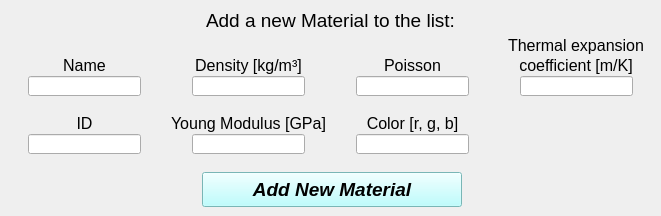
    <widget class="QWidget" name="tab_add_material">
     <attribute name="title">
      <string>Add</string>
     </attribute>
     <widget class="QLineEdit" name="lineEdit_color">
      <property name="geometry">
       <rect>
        <x>356</x>
        <y>134</y>
        <width>113</width>
        <height>20</height>
       </rect>
      </property>
      <property name="font">
       <font>
        <family>Arial</family>
        <pointsize>11</pointsize>
        <weight>75</weight>
        <italic>false</italic>
        <bold>true</bold>
       </font>
      </property>
      <property name="alignment">
       <set>Qt::AlignCenter</set>
      </property>
     </widget>
     <widget class="QLineEdit" name="lineEdit_id">
      <property name="geometry">
       <rect>
        <x>28</x>
        <y>134</y>
        <width>113</width>
        <height>20</height>
       </rect>
      </property>
      <property name="font">
       <font>
        <family>Arial</family>
        <pointsize>11</pointsize>
        <weight>75</weight>
        <italic>false</italic>
        <bold>true</bold>
       </font>
      </property>
      <property name="alignment">
       <set>Qt::AlignCenter</set>
      </property>
     </widget>
     <widget class="QLabel" name="YoungMod_label">
      <property name="geometry">
       <rect>
        <x>162</x>
        <y>114</y>
        <width>173</width>
        <height>20</height>
       </rect>
      </property>
      <property name="font">
       <font>
        <italic>false</italic>
       </font>
      </property>
      <property name="text">
       <string>&lt;html&gt;&lt;head/&gt;&lt;body&gt;&lt;p align=&quot;center&quot;&gt;&lt;span style=&quot; font-size:12pt;&quot;&gt;Young Modulus [GPa]&lt;/span&gt;&lt;/p&gt;&lt;/body&gt;&lt;/html&gt;</string>
      </property>
     </widget>
     <widget class="QLineEdit" name="lineEdit_poisson">
      <property name="geometry">
       <rect>
        <x>356</x>
        <y>76</y>
        <width>113</width>
        <height>20</height>
       </rect>
      </property>
      <property name="font">
       <font>
        <family>Arial</family>
        <pointsize>11</pointsize>
        <weight>75</weight>
        <italic>false</italic>
        <bold>true</bold>
       </font>
      </property>
      <property name="alignment">
       <set>Qt::AlignCenter</set>
      </property>
     </widget>
     <widget class="QLabel" name="Name_label">
      <property name="geometry">
       <rect>
        <x>60</x>
        <y>56</y>
        <width>49</width>
        <height>20</height>
       </rect>
      </property>
      <property name="text">
       <string>&lt;html&gt;&lt;head/&gt;&lt;body&gt;&lt;p align=&quot;center&quot;&gt;&lt;span style=&quot; font-size:12pt; font-style:normal;&quot;&gt;Name&lt;/span&gt;&lt;/p&gt;&lt;/body&gt;&lt;/html&gt;</string>
      </property>
     </widget>
     <widget class="QLineEdit" name="lineEdit_density">
      <property name="geometry">
       <rect>
        <x>192</x>
        <y>76</y>
        <width>113</width>
        <height>20</height>
       </rect>
      </property>
      <property name="font">
       <font>
        <family>Arial</family>
        <pointsize>11</pointsize>
        <weight>75</weight>
        <italic>false</italic>
        <bold>true</bold>
       </font>
      </property>
      <property name="alignment">
       <set>Qt::AlignCenter</set>
      </property>
     </widget>
     <widget class="QLineEdit" name="lineEdit_name">
      <property name="geometry">
       <rect>
        <x>28</x>
        <y>76</y>
        <width>113</width>
        <height>20</height>
       </rect>
      </property>
      <property name="font">
       <font>
        <family>Arial</family>
        <pointsize>11</pointsize>
        <weight>75</weight>
        <italic>false</italic>
        <bold>true</bold>
       </font>
      </property>
      <property name="alignment">
       <set>Qt::AlignCenter</set>
      </property>
     </widget>
     <widget class="QLabel" name="ID_label">
      <property name="geometry">
       <rect>
        <x>62</x>
        <y>114</y>
        <width>45</width>
        <height>20</height>
       </rect>
      </property>
      <property name="text">
       <string>&lt;html&gt;&lt;head/&gt;&lt;body&gt;&lt;p align=&quot;center&quot;&gt;&lt;span style=&quot; font-size:12pt; font-style:normal;&quot;&gt;ID&lt;/span&gt;&lt;/p&gt;&lt;/body&gt;&lt;/html&gt;</string>
      </property>
     </widget>
     <widget class="QLabel" name="poisson_label">
      <property name="geometry">
       <rect>
        <x>378</x>
        <y>56</y>
        <width>69</width>
        <height>20</height>
       </rect>
      </property>
      <property name="text">
       <string>&lt;html&gt;&lt;head/&gt;&lt;body&gt;&lt;p align=&quot;center&quot;&gt;&lt;span style=&quot; font-size:12pt; font-style:normal;&quot;&gt;Poisson&lt;/span&gt;&lt;/p&gt;&lt;/body&gt;&lt;/html&gt;</string>
      </property>
     </widget>
     <widget class="QLineEdit" name="lineEdit_youngModulus">
      <property name="geometry">
       <rect>
        <x>192</x>
        <y>134</y>
        <width>113</width>
        <height>20</height>
       </rect>
      </property>
      <property name="font">
       <font>
        <family>Arial</family>
        <pointsize>11</pointsize>
        <weight>75</weight>
        <italic>false</italic>
        <bold>true</bold>
       </font>
      </property>
      <property name="alignment">
       <set>Qt::AlignCenter</set>
      </property>
     </widget>
     <widget class="QLabel" name="density_label">
      <property name="geometry">
       <rect>
        <x>174</x>
        <y>56</y>
        <width>149</width>
        <height>20</height>
       </rect>
      </property>
      <property name="text">
       <string>&lt;html&gt;&lt;head/&gt;&lt;body&gt;&lt;p align=&quot;center&quot;&gt;&lt;span style=&quot; font-size:12pt; font-style:normal;&quot;&gt;Density [kg/m³]&lt;/span&gt;&lt;/p&gt;&lt;/body&gt;&lt;/html&gt;</string>
      </property>
     </widget>
     <widget class="QPushButton" name="pushButton_confirm_add_material">
      <property name="enabled">
       <bool>true</bool>
      </property>
      <property name="geometry">
       <rect>
        <x>202</x>
        <y>172</y>
        <width>260</width>
        <height>35</height>
       </rect>
      </property>
      <property name="minimumSize">
       <size>
        <width>260</width>
        <height>35</height>
       </size>
      </property>
      <property name="maximumSize">
       <size>
        <width>260</width>
        <height>35</height>
       </size>
      </property>
      <property name="font">
       <font>
        <family>Arial</family>
        <pointsize>14</pointsize>
        <weight>75</weight>
        <italic>true</italic>
        <bold>true</bold>
        <stylestrategy>PreferDefault</stylestrategy>
       </font>
      </property>
      <property name="cursor">
       <cursorShape>ArrowCursor</cursorShape>
      </property>
      <property name="layoutDirection">
       <enum>Qt::LeftToRight</enum>
      </property>
      <property name="autoFillBackground">
       <bool>false</bool>
      </property>
      <property name="styleSheet">
       <string notr="true">background-color: rgb(170, 255, 255);</string>
      </property>
      <property name="text">
       <string>Add New Material</string>
      </property>
      <property name="shortcut">
       <string>Shift+A</string>
      </property>
      <property name="checkable">
       <bool>false</bool>
      </property>
      <property name="autoDefault">
       <bool>true</bool>
      </property>
      <property name="default">
       <bool>false</bool>
      </property>
      <property name="flat">
       <bool>false</bool>
      </property>
     </widget>
     <widget class="QLabel" name="Add_new_mat_label">
      <property name="geometry">
       <rect>
        <x>176</x>
        <y>8</y>
        <width>309</width>
        <height>25</height>
       </rect>
      </property>
      <property name="font">
       <font>
        <pointsize>11</pointsize>
       </font>
      </property>
      <property name="text">
       <string>&lt;html&gt;&lt;head/&gt;&lt;body&gt;&lt;p align=&quot;center&quot;&gt;&lt;span style=&quot; font-size:14pt; font-style:normal;&quot;&gt;Add a new Material to the list:&lt;/span&gt;&lt;/p&gt;&lt;/body&gt;&lt;/html&gt;</string>
      </property>
      <property name="textFormat">
       <enum>Qt::AutoText</enum>
      </property>
      <property name="alignment">
       <set>Qt::AlignCenter</set>
      </property>
     </widget>
     <widget class="QLineEdit" name="lineEdit_thermal_expansion_coefficient">
      <property name="geometry">
       <rect>
        <x>520</x>
        <y>76</y>
        <width>113</width>
        <height>20</height>
       </rect>
      </property>
      <property name="font">
       <font>
        <family>Arial</family>
        <pointsize>11</pointsize>
        <weight>75</weight>
        <italic>false</italic>
        <bold>true</bold>
       </font>
      </property>
      <property name="alignment">
       <set>Qt::AlignCenter</set>
      </property>
     </widget>
     <widget class="QLabel" name="color_label_2">
      <property name="geometry">
       <rect>
        <x>356</x>
        <y>114</y>
        <width>113</width>
        <height>20</height>
       </rect>
      </property>
      <property name="text">
       <string>&lt;html&gt;&lt;head/&gt;&lt;body&gt;&lt;p align=&quot;center&quot;&gt;&lt;span style=&quot; font-size:12pt; font-style:normal;&quot;&gt;Color [r, g, b]&lt;/span&gt;&lt;/p&gt;&lt;/body&gt;&lt;/html&gt;</string>
      </property>
     </widget>
     <widget class="QLabel" name="coefficient_mK">
      <property name="geometry">
       <rect>
        <x>500</x>
        <y>56</y>
        <width>152</width>
        <height>20</height>
       </rect>
      </property>
      <property name="text">
       <string>&lt;html&gt;&lt;head/&gt;&lt;body&gt;&lt;p align=&quot;center&quot;&gt;&lt;span style=&quot; font-size:12pt; font-style:normal;&quot;&gt;coefficient [m/K]&lt;/span&gt;&lt;/p&gt;&lt;/body&gt;&lt;/html&gt;</string>
      </property>
     </widget>
     <widget class="QLabel" name="thermal_expansion_label">
      <property name="geometry">
       <rect>
        <x>500</x>
        <y>36</y>
        <width>152</width>
        <height>20</height>
       </rect>
      </property>
      <property name="text">
       <string>&lt;html&gt;&lt;head/&gt;&lt;body&gt;&lt;p align=&quot;center&quot;&gt;&lt;span style=&quot; font-size:12pt; font-style:normal;&quot;&gt;Thermal expansion&lt;/span&gt;&lt;/p&gt;&lt;/body&gt;&lt;/html&gt;</string>
      </property>
     </widget>
    </widget>
